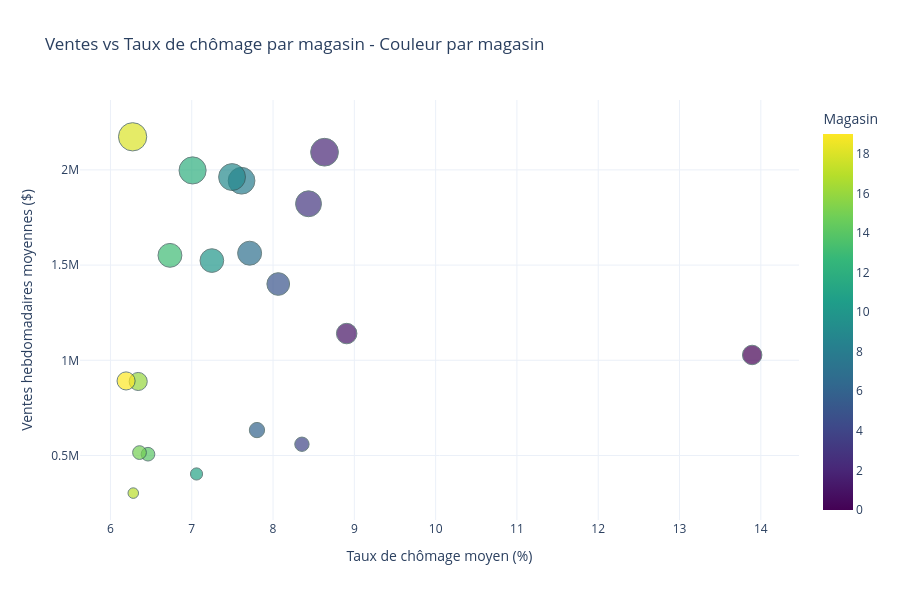

The cell this chart's notebook holds for it:
### Code cell
import pandas as pd
import plotly.express as px

# Calculer les agrégats par magasin
sales_by_store = df.groupby('Store')['Weekly_Sales'].mean()
unemp_by_store = df.groupby('Store')['Unemployment'].mean()

# Fusionner dans un DataFrame
data = pd.DataFrame({
    'Store': sales_by_store.index,
    'Weekly_Sales': sales_by_store.values,
    'Unemployment': unemp_by_store.values
}).sort_values('Unemployment', ascending=False)

# Ajouter une colonne d'indice pour la couleur (Plotly accepte les int/float pour colorscale)
data['Store_Index'] = range(len(data))

# Créer le scatter plot avec Plotly Express
fig = px.scatter(
    data,
    x='Unemployment',
    y='Weekly_Sales',
    color='Store_Index',               # Utilise l'indice numérique pour la couleur
    size='Weekly_Sales',               # Optionnel : taille des points selon les ventes
    hover_data={'Store': True},        # Affiche le vrai numéro du magasin au survol
    color_continuous_scale='Viridis',  # Palette de couleurs jolie
    labels={
        'Unemployment': 'Taux de chômage moyen (%)',
        'Weekly_Sales': 'Ventes hebdomadaires moyennes ($)',
        'Store_Index': 'Magasin (ID)'
    },
    title="Ventes vs Taux de chômage par magasin - Couleur par magasin"
)

# Personnalisation
fig.update_traces(
    marker=dict(line=dict(width=1, color='DarkSlateGrey')),  # Bordure pour lisibilité
    hovertemplate="<b>Magasin %{customdata[0]}</b><br>" +
                  "Chômage: %{x:.2f}%<br>" +
                  "Ventes: $%{y:,.2f}<extra></extra>"
)
fig.update_layout(
    template="plotly_white",
    height=600,
    coloraxis_colorbar=dict(title="Magasin")
)

# Afficher
fig.show()

# Optionnel : sauvegarder
# fig.write_image("sales_vs_unemployment_colored.png", width=1200, height=600)

### Figure 1 — Plotly figure (JSON) as saved in the notebook; plotly's stock layout.template omitted (floating-point values rounded to 4 significant figures)
{"data": [{"customdata": [[12.0], [18.0], [14.0], [10.0], [7.0], [19.0], [15.0], [1.0], [2.0], [20.0], [11.0], [3.0], [13.0], [6.0], [9.0], [16.0], [8.0], [5.0], [4.0], [17.0]], "hovertemplate": "<b>Magasin %{customdata[0]}</b><br>Chômage: %{x:.2f}%<br>Ventes: $%{y:,.2f}<extra></extra>", "legendgroup": "", "marker": {"color": [0, 1, 2, 3, 4, 5, 6, 7, 8, 9, 10, 11, 12, 13, 14, 15, 16, 17, 18, 19], "coloraxis": "coloraxis", "line": {"color": "DarkSlateGrey", "width": 1}, "size": [1028000.0, 1140000.0, 2093000.0, 1822000.0, 559100.0, 1401000.0, 633600.0, 1563000.0, 1943000.0, 1962000.0, 1524000.0, 403100.0, 1997000.0, 1551000.0, 506900.0, 515300.0, 888800.0, 302500.0, 2174000.0, 891600.0], "sizemode": "area", "sizeref": 5434.0, "symbol": "circle"}, "mode": "markers", "name": "", "orientation": "v", "showlegend": false, "type": "scatter", "x": [13.89, 8.906, 8.633, 8.436, 8.355, 8.064, 7.802, 7.712, 7.613, 7.496, 7.248, 7.059, 7.01, 6.732, 6.462, 6.357, 6.342, 6.281, 6.273, 6.192], "xaxis": "x", "y": [1028000.0, 1140000.0, 2093000.0, 1822000.0, 559100.0, 1401000.0, 633600.0, 1563000.0, 1943000.0, 1962000.0, 1524000.0, 403100.0, 1997000.0, 1551000.0, 506900.0, 515300.0, 888800.0, 302500.0, 2174000.0, 891600.0], "yaxis": "y"}], "layout": {"coloraxis": {"colorbar": {"title": {"text": "Magasin"}}, "colorscale": [[0, "#440154"], [0.1111, "#482878"], [0.2222, "#3e4989"], [0.3333, "#31688e"], [0.4444, "#26828e"], [0.5556, "#1f9e89"], [0.6667, "#35b779"], [0.7778, "#6ece58"], [0.8889, "#b5de2b"], [1, "#fde725"]]}, "height": 600, "legend": {"itemsizing": "constant", "tracegroupgap": 0}, "title": {"text": "Ventes vs Taux de chômage par magasin - Couleur par magasin"}, "xaxis": {"anchor": "y", "domain": [0, 1], "title": {"text": "Taux de chômage moyen (%)"}}, "yaxis": {"anchor": "x", "domain": [0, 1], "title": {"text": "Ventes hebdomadaires moyennes ($)"}}}}
